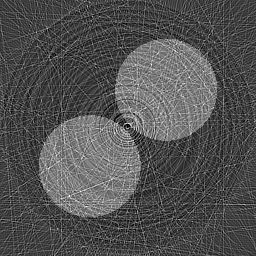
#> input picture common/data/class_art_in.png, 256 x 256 px
$ jupyter execute --allow-errors 05-AdvancedSegmentation.ipynb   (shell and % lines are left out)
#> lines starting #> are read from the running program, lines starting #| are printed output that depends on the picture; after the words box and inside, x2 and y2 are one past the last pixel; in counts of white or black regions, pixels touching at a corner belong together
# ETHZ: 227-0966-00L
# Quantitative Big Imaging
# March 19, 2019

## Advanced Segmentation

### Anders Kaestner

# Literature / Useful References

- [Markov Random Fields for Image Processing Lecture](https://www.youtube.com/watch?v=vRN_j2j-CC4)
- [Markov Random Fields Chapter](http://www.cise.ufl.edu/~anand/pdf/bookchap.pdf)
- [Superpixels](http://ivrg.epfl.ch/research/superpixels)

# Outline

- Motivation
 - Many Samples
 - Difficult Samples
 - Training / Learning
- Thresholding
 - Automated Methods
 - Hysteresis Method

***

- Feature Vectors
 - K-Means Clustering
 - Superpixels
 - Probabalistic Models
- Working with Segmented Images
 - Contouring


# Previously on QBI

- Image acquisition and representations
- Enhancement and noise reduction
- Understanding models and interpreting histograms
- Ground Truth and ROC Curves

***

- Choosing a threshold
 - Examining more complicated, multivariate data sets
- Improving segementation with morphological operations
 - Filling holes
 - Connecting objects
 - Removing Noise
- Partial Volume Effect

# Where segmentation fails

Segmentation using a single threshold is sensitive to different conditions...

[cell 1]
from skimage.io import imread
import matplotlib.pyplot as plt
import numpy as np

files  = ['class_art_in.png','class_wgn_in.png','class_cupped_in.png','class_wgn_smooth_in.png']
titles = ['Artefacts','Noise','Gradients','Noise and unsharpness']

plt.figure(figsize=[15,9])
for i in range(4) :
    img = imread('../common/data/'+files[i])
#> img is the input picture: shape (256, 256, 3); min 0, max 255, mean 82.6
    plt.subplot(3,4,i+1), plt.imshow(img), plt.title(titles[i])
    plt.subplot(3,4,i+5), plt.hist(img.ravel(),bins=50)
    plt.subplot(3,4,i+9), plt.imshow(120<img)

# Inconsitent illumination on real data

[cell 2]
cell_img = imread("../common/figures/Cell_Colony.jpg")/255.0
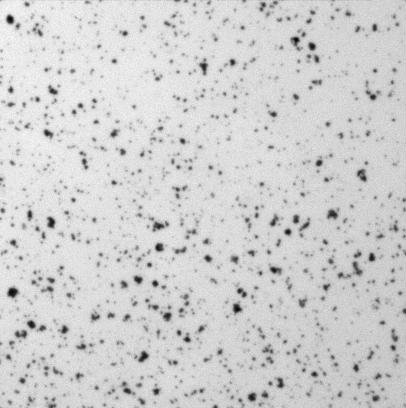
#> input picture common/figures/Cell_Colony.jpg, 406 x 408 px
#> cell_img: shape (408, 406) float64; min 0.00392, max 0.992, mean 0.815
np.random.seed(2018)
m_cell_imgs = [cell_img+k for k in np.random.uniform(-0.25, 0.25, size = 8)]
#> m_cell_imgs = 8 items
fig, m_axs = plt.subplots(3, 3, figsize = (12, 12), dpi = 72)
ax1 = m_axs[0,0]
for i, (c_ax, c_img) in enumerate(zip(m_axs.flatten()[1:], m_cell_imgs)):
    ax1.hist(c_img.ravel(), np.linspace(0, 1, 20),
             label = '{}'.format(i), alpha = 0.5, histtype = 'step')
    c_ax.imshow(c_img, cmap = 'bone', vmin = 0, vmax = 1)
    c_ax.axis('off')
#> (the rest of this cell did not finish here and is left out)

# Apply a treshold
A constant threshold of 0.6 for the different illuminations

[cell 3]
fig, m_axs = plt.subplots(len(m_cell_imgs), 2,
                          figsize = (4*2, 4*len(m_cell_imgs)),
                          dpi = 72)
THRESH_VAL = 0.6
#> (the rest of this cell did not finish here and is left out)

# Where segmentation fails: Canaliculi

### Here is a bone slice

1. Find the larger cellular structures (osteocyte lacunae)
1. Find the small channels which connect them together

***

### The first task
is easy using a threshold and size criteria (we know how big the cells should be)

### The second
is much more difficult because the small channels having radii on the same order of the pixel size are obscured by partial volume effects and noise.

# Where segmentation fails: Brain Cortex

- The cortex is barely visible to the human eye
- Tiny structures hint at where cortex is located

***

- A simple threshold is insufficient to finding the cortical structures
- Other filtering techniques are unlikely to magicially fix this problem

# Apply thresholds

[cell 4]
from skimage.io import imread
import matplotlib.pyplot as plt
import numpy as np
cortex_img = imread("ext-figures/cortex.png")
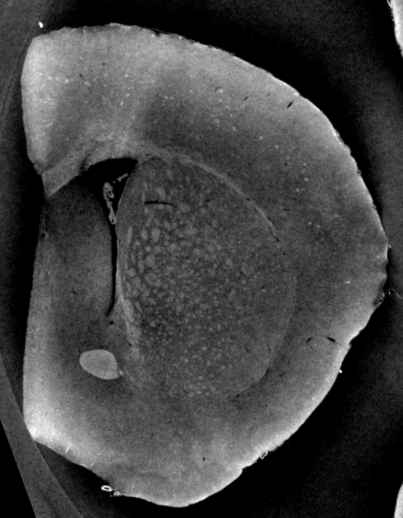
#> input picture Lectures/ext-figures/cortex.png, 403 x 518 px
#> cortex_img is the input picture: shape (518, 403) uint16; min 0, max 65291, mean 17210.1
np.random.seed(2018)
fig, (ax1, ax2, ax3) = plt.subplots(1, 3,
                                    figsize = (12, 4), dpi = 72)
ax1.imshow(cortex_img, cmap = 'bone')
thresh_vals = np.linspace(cortex_img.min(), cortex_img.max(), 4+2)[:-1]
out_img = np.zeros_like(cortex_img)
#> out_img: shape (518, 403) uint16; every value is 0
for i, (t_start, t_end) in enumerate(zip(thresh_vals, thresh_vals[1:])):
    thresh_reg = (cortex_img>t_start) & (cortex_img<t_end)
    ax2.hist(cortex_img.ravel()[thresh_reg.ravel()])
    out_img[thresh_reg] = i
#> this loop made 4 passes
#> pass 1, `thresh_reg = (cortex_img>t_start) & (cortex_img<t_end)`:
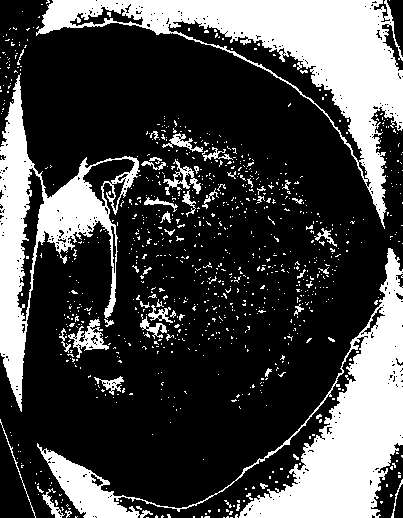
#> thresh_reg: shape (518, 403) bool; 27.7% white; 943 white regions (888 under 20 px), largest, box (x1, y1, x2, y2) and area: (36, 0, 403, 229) 20010, (37, 248, 403, 518) 19247, (0, 73, 140, 412) 11533
#> after the loop:
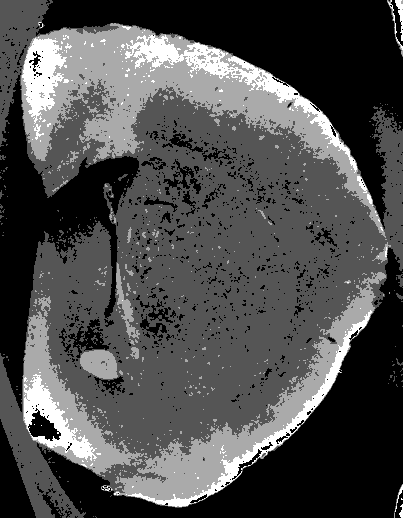
#> out_img: shape (518, 403) uint16; min 0, max 3, mean 0.907; drawn with min black and max white
#> after the loop:
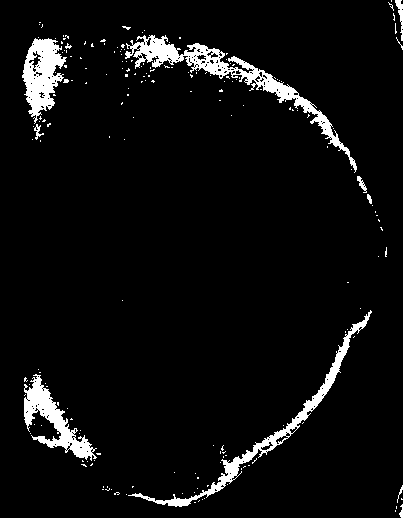
#> thresh_reg: shape (518, 403) bool; 5.2% white; 187 white regions (176 under 20 px), largest, box (x1, y1, x2, y2) and area: (125, 35, 357, 173) 3487, (128, 310, 372, 507) 2401, (22, 38, 67, 124) 2063
ax3.imshow(out_img, cmap = 'gist_earth');
#> figure, not shown here; panel 2: tallest bar 17412 high, from x = 1 to 1306.7; panel 2: tallest bar 12961 high, from x = 15670.4 to 16976.1; panel 2: tallest bar 4332 high, from x = 26117 to 27422.7

# Automated Threshold Selection

Given that applying a threshold is such a common and signficant step, there have been many tools developed to automatically (unsupervised) perform it. A particularly important step in setups where images are rarely consistent such as outdoor imaging which has varying lighting (sun, clouds). The methods are based on several basic principles.

# Automated Methods

### Histogram-based methods
Just like we visually inspect a histogram an algorithm can examine the histogram and find local minimums between two peaks, maximum / minimum entropy and other factors

- Otsu, Isodata, Intermodes, etc

### Image based Methods
These look at the statistics of the thresheld image themselves (like entropy) to estimate the threshold

### Results-based Methods
These search for a threshold which delivers the desired results in the final objects. For example if you know you have an image of cells and each cell is between 200-10000 pixels the algorithm runs thresholds until the objects are of the desired size
- More specific requirements need to be implemented manually

# Histogram Methods

Taking a typical image of a bone slice, we can examine the variations in calcification density in the image

***

We can see in the histogram that there are two peaks, one at 0 (no absorption / air) and one at 0.5 (stronger absorption / bone)

[cell 5]
from skimage.io import imread
import matplotlib.pyplot as plt
import numpy as np
#> (the rest of this cell did not finish here and is left out)

# Histogram Methods

***

### Intermodes
 - Take the point between the two modes (peaks) in the histogram

### Otsu

Search and minimize intra-class (within) variance
$$\sigma^2_w(t)=\omega_{bg}(t)\sigma^2_{bg}(t)+\omega_{fg}(t)\sigma^2_{fg}(t)$$

### Isodata

- $\textrm{thresh}= \frac{\max(img)+\min(img)}{2}$
- _while_ the thresh is changing
 - $bg = img<\textrm{thresh}, obj = img>\textrm{thresh}$
 - $\textrm{thresh} = (\textrm{avg}(bg) + \textrm{avg}(obj))/2$

# Try All Thresholds

- [opencv2](https://docs.opencv.org/2.4/doc/tutorials/imgproc/threshold/threshold.html)
- [scikit-image](http://scikit-image.org/docs/dev/auto_examples/xx_applications/plot_thresholding.html)

There are many methods and they can be complicated to implement yourself.

Both Fiji and scikit-image offers many of them as built in functions so you can automatically try all of them on your image.

[cell 6]
from skimage.io import imread
import matplotlib.pyplot as plt
import numpy as np
#> (the rest of this cell did not finish here and is left out)

# Pitfalls

While an incredibly useful tool, there are many potential pitfalls to these automated techniques.

### Histogram-based

These methods are very sensitive to the distribution of pixels in your image and may work really well on images with equal amounts of each phase but work horribly on images which have very high amounts of one phase compared to the others

### Image-based

These methods are sensitive to noise and a large noise content in the image can change statistics like entropy significantly.

### Results-based

These methods are inherently biased by the expectations you have.
- If you want to find objects between 200 and 1000 pixels you will,
- they just might not be anything meaningful.

# Realistic Approaches for Dealing with these Shortcomings

Imaging science rarely represents the ideal world and will never be 100% perfect. At some point we need to write our master's thesis, defend, or publish a paper. These are approaches for more qualitative assessment we will later cover how to do this a bit more robustly with quantitative approaches

### Model-based

One approach is to try and simulate everything (including noise) as well as possible and to apply these techniques to many realizations of the same image and qualitatively keep track of how many of the results accurately identify your phase or not. Hint: >95% seems to convince most biologists

### Sample-based

Apply the methods to each sample and keep track of which threshold was used for each one. Go back and apply each threshold to each sample in the image and keep track of how many of them are correct enough to be used for further study.

### Worst-case Scenario

Come up with the worst-case scenario (noise, misalignment, etc) and assess how inacceptable the results are. Then try to estimate the quartiles range (75% - 25% of images).

# Hysteresis Thresholding

For some images a single threshold does not work
- large structures are very clearly defined
- smaller structures are difficult to differentiate (see [partial volume effect](http://bit.ly/1mW7kdP))

[ImageJ Source](http://imagejdocu.tudor.lu/doku.php?id=plugin:segmentation:hysteresis_thresholding:start)

[cell 7]
from skimage.io import imread
import matplotlib.pyplot as plt
import numpy as np
#> (the rest of this cell did not finish here and is left out)

# Goldilocks Situation
Here we end up with a goldilocks situation
- Mama bear and Papa Bear
- one is too low and the other is too high

[cell 8]
fig, (ax1, ax2,ax3) = plt.subplots(1, 3, figsize = (15, 4), dpi = 100)
#> (the rest of this cell did not finish here and is left out)

# Baby Bear
We can thus follow a process for ending up with a happy medium of the two

## Hysteresis Thresholding: Reducing Pixels

Now we apply the following steps.

1. Take the first threshold image with the highest (more strict) threshold
1. Remove the objects which are not cells (too small) using an opening operation.
1. Take a second threshold image with the higher value
1. Combine both threshold images
1. Keep the _between_ pixels which are connected (by looking again at a neighborhood $\mathcal{N}$) to the _air_ voxels and ignore the other ones. This goes back to our original supposition that the smaller structures are connected to the larger structures

[cell 9]
from skimage.morphology import dilation, opening, disk
from collections import OrderedDict
step_list = OrderedDict()
#> (the rest of this cell did not finish here and is left out)

More Complicated Images
===
As we briefly covered last time, many measurement techniques produce quite rich data.
- Digital cameras produce 3 channels of color for each pixel (rather than just one intensity)
- MRI produces dozens of pieces of information for every voxel which are used when examining different _contrasts_ in the system.
- Raman-shift imaging produces an entire spectrum for each pixel
- Coherent diffraction techniques produce 2- (sometimes 3) diffraction patterns for each point.
$$ I(x,y) = \hat{f}(x,y) $$

# Feature Vectors

__A pairing between spatial information (position) and some other kind of information (value).__
$$ \vec{x} \rightarrow \vec{f} $$

We are used to seeing images in a grid format where the position indicates the row and column in the grid and the intensity (absorption, reflection, tip deflection, etc) is shown as a different color. We take an example here of text on a page.

[cell 10]
from skimage.io import imread
import matplotlib.pyplot as plt
import numpy as np
from skimage.data import page
import pandas as pd
from skimage.filters import gaussian, median, threshold_triangle
page_image = page()
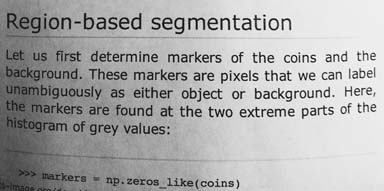
#> input picture skimage.data.page(), 384 x 191 px
#> page_image is the input picture: shape (191, 384); min 0, max 255, mean 171.5
just_text = median(page_image, np.ones((2,2)))-255*gaussian(page_image, 20.0)

plt.figure(figsize=[15,5])
plt.subplot(1,2,1),plt.imshow(page_image, cmap = 'bone'); plt.title('Original');
plt.subplot(1,2,2),plt.imshow(just_text, cmap = 'bone'); plt.title('Just text');

## Let's create a feature table

[cell 11]
xx, yy = np.meshgrid(np.arange(page_image.shape[1]),
           np.arange(page_image.shape[0]))
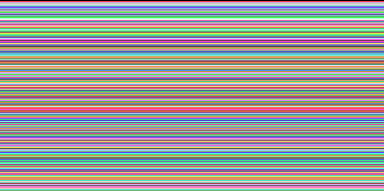
#> yy: shape (191, 384) int64; 191 distinct labels, from 0 to 190; one colour per label, 0 black
page_table = pd.DataFrame(dict(x = xx.ravel(),
                               y = yy.ravel(),
                               intensity = page_image.ravel(),
                              is_text = just_text.ravel()>0))
page_table.sample(5)

## Inspect the features - Intensity vs. IsText

[cell 12]
fig, ax1 = plt.subplots(1,1)
for c_cat, c_df in page_table.groupby(['is_text']):
    ax1.hist(c_df['intensity'],
             np.arange(150),
             label = 'Text: {}'.format(c_cat),
             alpha = 0.5)
#> (the rest of this cell did not finish here and is left out)

## What does the ROC curve look like?

[cell 13]
from sklearn.metrics import roc_curve, roc_auc_score
fpr, tpr, _ = roc_curve(page_table['is_text'], page_table['intensity'])
roc_auc = roc_auc_score(page_table['is_text'], page_table['intensity'])
fig, ax = plt.subplots(1,1)
ax.plot(fpr, tpr, label='ROC curve (area = {0:0.2})'.format(roc_auc))
ax.plot([0, 1], [0, 1], 'k--',label='Random guess')
ax.set_xlim([0.0, 1.0]), ax.set_ylim([0.0, 1.05])
ax.set_xlabel('False Positive Rate')
ax.set_ylabel('True Positive Rate')
ax.set_title('Receiver operating characteristic example')
ax.legend(loc="lower right");

# Adding Information
Here we can improve the results by adding information.

As we discussed in the second lecture on enhancement, edge-enhancing filters can be very useful for classifying images.

How about:
$f_{DoG}= G_{\sigma_1}*f - G_{\sigma_2}*f,\quad \sigma_1<\sigma_2$

[cell 14]
def dog_filter(in_img, sig_1, sig_2):
#> called with sig_1 = 0.5, sig_2 = 10
    return gaussian(page_image, sig_1) - gaussian(page_image, sig_2)
fig, (ax1, ax2) = plt.subplots(1,2, figsize = (15, 4))
page_edges = dog_filter(page_image, 0.5, 10)
ax1.imshow(page_image, cmap = 'bone')
ax2.imshow(page_edges, cmap = 'bone')
page_table['edges'] = page_edges.ravel()
page_table.sample(5)

[cell 15]
fig, ax1 = plt.subplots(1,1)
for c_cat, c_df in page_table.groupby(['is_text']):
    ax1.hist(c_df['edges'],
             label = 'Text: {}'.format(c_cat),
             alpha = 0.5, bins=100)
#> (the rest of this cell did not finish here and is left out)

[cell 16]
from sklearn.metrics import roc_curve, roc_auc_score
fpr2, tpr2, _ = roc_curve(page_table['is_text'],
                          page_table['intensity']/1000.0+page_table['edges'])
roc_auc2 = roc_auc_score(page_table['is_text'],
                         page_table['intensity']/1000.0+page_table['edges'])
fig, ax = plt.subplots(1,1)
ax.plot(fpr, tpr, label='Intensity curve (area = %0.2f)' % roc_auc)
ax.plot(fpr2, tpr2, label='Combined curve (area = %0.2f)' % roc_auc2)
ax.plot([0, 1], [0, 1], 'k--')
ax.set_xlim([0.0, 1.0])
ax.set_ylim([0.0, 1.05])
ax.set_xlabel('False Positive Rate')
ax.set_ylabel('True Positive Rate')
ax.set_title('Receiver operating characteristic example')
ax.legend(loc="lower right");

## Why does the second filter perform better?

[cell 17]
fig, (ax1, ax2) = plt.subplots(1,2, figsize = (15, 5))
for c_cat, c_df in page_table.groupby(['is_text']):
    ax2.hist(c_df['edges'],
             label = 'Text: {}'.format(c_cat),
             alpha = 0.5, bins=100)
#> (the rest of this cell did not finish here and is left out)

# K-Means Clustering / Classification (Unsupervised)

- Automatic clustering of multidimensional data into groups based on a distance metric
- Fast and scalable to petabytes of data (Google, Facebook, Twitter, etc. use it regularly to classify customers, advertisements, queries)
- __Input__ = feature vectors, distance metric, number of groups
- __Output__ = a classification for each feature vector to a group

# Example
- Distance metric
$$ D_{ij}=||\vec{v}_i-\vec{v}_j|| $$

- Group Count ($N=2$)

[cell 18]
import pandas as pd
import numpy as np
import matplotlib.pyplot as plt
from sklearn.datasets import make_blobs

test_pts = pd.DataFrame(make_blobs(n_samples=200, random_state=2018)[
                        0], columns=['x', 'y'])
plt.plot(test_pts.x, test_pts.y, 'r.')
test_pts.sample(5)

[cell 19]
from sklearn.cluster import KMeans
km = KMeans(n_clusters=2, random_state=2018)
n_grp = km.fit_predict(test_pts)
plt.scatter(test_pts.x, test_pts.y, c=n_grp)
grp_pts = test_pts.copy()
grp_pts['group'] = n_grp
grp_pts.groupby(['group']).apply(lambda x: x.sample(5))

# K-Means Algorithm

We give as an initial parameter the number of groups we want to find and possible a criteria for removing groups that are too similar

1. Randomly create center points (groups) in vector space
1. Assigns group to data point by the “closest” center
1. Recalculate centers from mean point in each group
1. Go back to step 2 until the groups stop changing

## What vector space do we have?
- Sometimes represent physical locations (classify swiss people into cities)
- Can include intensity or color (K-means can be used as a thresholding technique when you give it image intensity as the vector and tell it to find two or more groups)
- Can also include orientation, shape, or in extreme cases full spectra (chemically sensitive imaging)

#### Note:  If you look for N groups you will almost always find N groups with K-Means, whether or not they make any sense

[cell 20]
from sklearn.cluster import KMeans
km = KMeans(n_clusters=3, random_state=2018)
n_grp = km.fit_predict(test_pts)
plt.scatter(test_pts.x, test_pts.y, c=n_grp)
grp_pts = test_pts.copy()
grp_pts['group'] = n_grp
grp_pts.groupby(['group']).apply(lambda x: x.sample(3))

# K-Means Applied to Cortex Image

In this example we use position and intensity as feature vectors.

[cell 21]
import pandas as pd
import numpy as np
import matplotlib.pyplot as plt
from skimage.io import imread
cortex_img = imread("ext-figures/cortex.png")[::3, ::3]/1000.0
#> cortex_img: shape (173, 135) float64; min 0, max 64.86, mean 17.2
np.random.seed(2018)
fig, (ax1) = plt.subplots(1, 1,
                          figsize=(8, 8), dpi=72)
ax1.imshow(cortex_img, cmap='bone')
xx, yy = np.meshgrid(np.arange(cortex_img.shape[1]),
                     np.arange(cortex_img.shape[0]))
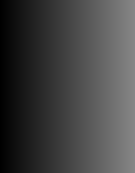
#> xx: shape (173, 135) int64; min 0, max 134, mean 67
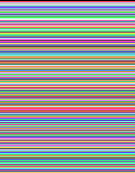
#> yy: shape (173, 135) int64; 173 distinct labels, from 0 to 172; one colour per label, 0 black
cortex_df = pd.DataFrame(dict(x=xx.ravel(),
                              y=yy.ravel(),
                              intensity=cortex_img.ravel()))
cortex_df.sample(5)

## First segmentation attempt

[cell 22]
from sklearn.cluster import KMeans
km = KMeans(n_clusters=4, random_state=2018)
cortex_df['group'] = km.fit_predict(cortex_df[['x', 'y', 'intensity']].values)

fig, (ax1, ax2) = plt.subplots(1, 2,
                               figsize=(12, 8), dpi=72)
ax1.imshow(cortex_img, cmap='bone')
ax2.imshow(cortex_df['group'].values.reshape(
    cortex_img.shape), cmap='gist_earth')
cortex_df.groupby(['group']).apply(lambda x: x.sample(3))

# Why is the image segmented like this?

# Rescaling components

Since the distance is currently calculated by $||\vec{v}_i-\vec{v}_j||$ and the values for the position is much larger than the values for the _Intensity_ , _Sobel_ or _Gaussian_ they need to be rescaled so they all fit on the same axis
$$\vec{v} = \left\{\frac{x}{10}, \frac{y}{10}, \textrm{Intensity}\right\}$$

$N_{clusters}$=4

[cell 23]
km = KMeans(n_clusters=4, random_state=2018)
scale_cortex_df = cortex_df.copy()
scale_cortex_df.x = scale_cortex_df.x/10
scale_cortex_df.y = scale_cortex_df.y/10
scale_cortex_df['group'] = km.fit_predict(
    scale_cortex_df[['x', 'y', 'intensity']].values)

fig, (ax1, ax2) = plt.subplots(1, 2,
                               figsize=(12, 8), dpi=72)
ax1.imshow(cortex_img, cmap='bone')
ax2.imshow(scale_cortex_df['group'].values.reshape(cortex_img.shape),
           cmap='gist_earth')
scale_cortex_df.groupby(['group']).apply(lambda x: x.sample(3))

## Let's try a different position scaling

$$\vec{v} = \left\{\frac{x}{5}, \frac{y}{5}, \textrm{Intensity}\right\}$$
$N_{clusters}$=5

[cell 24]
km = KMeans(n_clusters=5, random_state=2019)
scale_cortex_df = cortex_df.copy()
scale_cortex_df.x = scale_cortex_df.x/5
scale_cortex_df.y = scale_cortex_df.y/5
scale_cortex_df['group'] = km.fit_predict(
    scale_cortex_df[['x', 'y', 'intensity']].values)

fig, (ax1, ax2) = plt.subplots(1, 2,
                               figsize=(12, 8), dpi=72)
ax1.imshow(cortex_img, cmap='bone')
ax2.imshow(scale_cortex_df['group'].values.reshape(cortex_img.shape),
           cmap='nipy_spectral')
scale_cortex_df.groupby(['group']).apply(lambda x: x.sample(3))
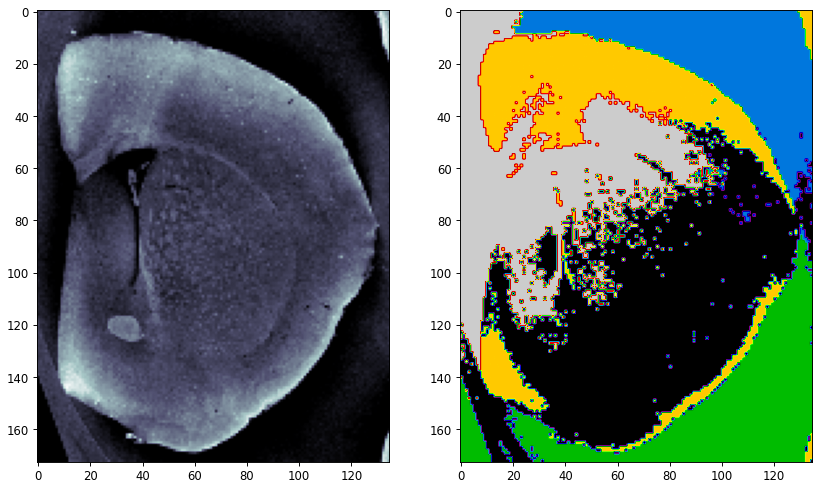
#> figure drawn by matplotlib, 2 panels
